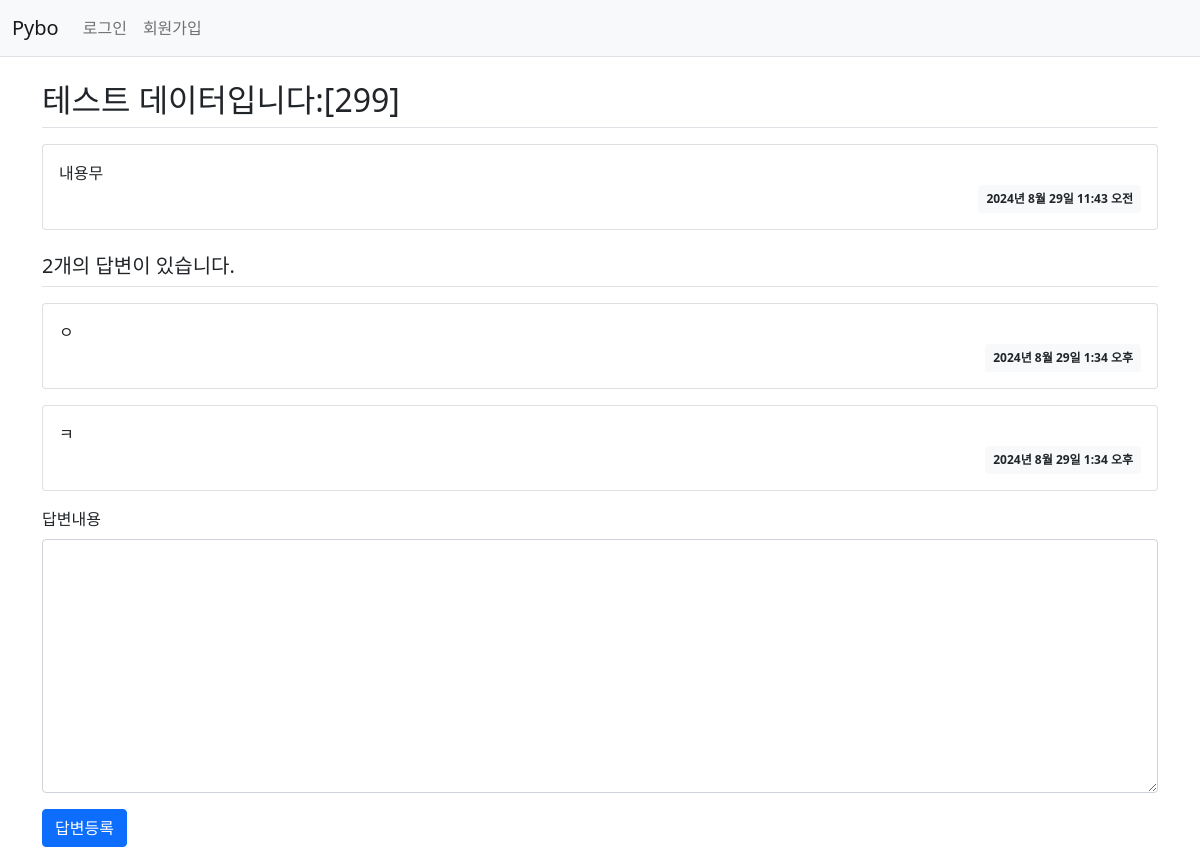
/pybo/304/, run on the app's committed database.
### pybo/models.py (models this page shows, shortened)
class Question(models.Model):
    subject = models.CharField(max_length=200)
    content = models.TextField()
    create_date = models.DateTimeField()

class Answer(models.Model):
    question = models.ForeignKey(Question, on_delete=models.CASCADE)
    content = models.TextField()
    create_date = models.DateTimeField()

### pybo/views.py (the view)
# urls.py: path('<int:question_id>/', views.detail, name='detail'),
def detail(request, question_id):
    question = get_object_or_404(Question, pk=question_id)
    context = {'question': question}
    return render(request, 'pybo/question_detail.html', context)

### templates/pybo/question_detail.html (shortened to what this page needs)
{% extends 'base.html' %}
{% block content %}
    <div class="container my-3">
        <h2 class="border-bottom py-2">{{ question.subject }}</h2>
        <div class="card my-3">
            <div class="card-body">
                <div class="card-text" style="white-space: pre-line;">{{ question.content }}</div>
                <div class="d-flex justify-content-end">
                    <div class="badge bg-light text-dark p-2">
                        {{ question.create_date }}
                    </div>
                </div>
            </div>
        </div>
        <h5 class="border-bottom my-3 py-2">{{ question.answer_set.count }}개의 답변이 있습니다.</h5>
        {% for answer in question.answer_set.all %}
            <div class="card my-3">
                <div class="card-body">
                    <div class="card-text" style="white-space: pre-line;">{{ answer.content }}</div>
                    <div class="d-flex justify-content-end">
                        <div class="badge bg-light text-dark p-2">
                            {{ answer.create_date }}
                        </div>
                    </div>
                </div>
            </div>
        {% endfor %}
        <form action="{% url 'pybo:answer_create' question.id %}" method="post" class="my-3">
            <div class="mb-3">
                <label for="content" class="form-label">답변내용</label>
                <textarea name="content" id="content" class="form-control" rows="10"></textarea>
            </div>
            <input type="submit" value="답변등록" class="btn btn-primary">
        </form>
    </div>
{% endblock %}

### data on the page
Question: subject "테스트 데이터입니다:[299]", content "내용무", create_date "2024년 8월 29일 11:43 오전", answer_set.count "2"
Answer: content "ㅇ", create_date "2024년 8월 29일 1:34 오후"
Answer: content "ㅋ", create_date "2024년 8월 29일 1:34 오후"
